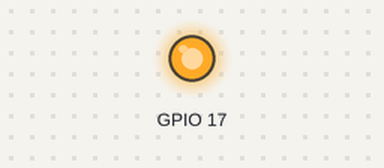
Simulated run of this program. Board: Raspberry Pi (BCM pin numbers). On the bench: output pins drawn as LEDs (lit = HIGH). What the program prints to the terminal is not drawn.

Above: at 2.5 s.
At 10.0 s:
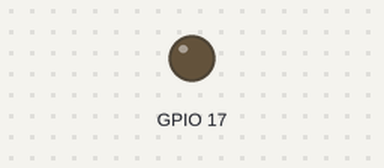
Timing chart, 0 to 19.5 s (numbered marks = the images above):
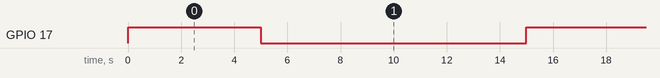

The program:

1leds.py
```python
import RPi.GPIO as GPIO
import time

GPIO.setmode(GPIO.BCM)
GPIO.setup(17, GPIO.OUT)

def blink():
	print( "Ejecucion iniciada")
	iteracion = 0
	while iteracion < 30:
                print(str(iteracion))
		GPIO.output(17, True)
		time.sleep(5)
		GPIO.output(17, False)
		time.sleep(10)
		iteracion = iteracion+1
	print( "Ejecucion finalizada")
	GPIO.cleanup()


blink()
```

Measured:
- by itself, GPIO 17: alternates HIGH for 5.0 s and LOW for 10.0 s
